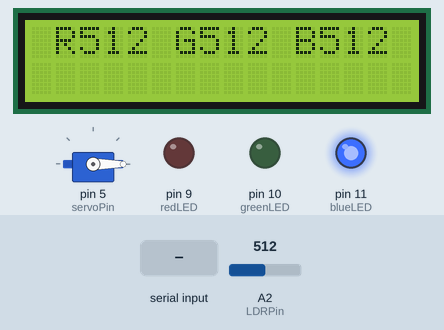
This sketch was run on a simulated Arduino Uno, built with avr-gcc and run on an emulated ATmega328P. On the bench: servo, 16×2 character LCD, output pins drawn as LEDs (lit = HIGH). Dashed ring = blinking. Inputs (shaded band) come from the test bench; at power-on: A2 (LDRPin) = 512. What the sketch prints to the serial monitor is not drawn.

Above: at 3.3 s.
3.9 s: "1" received over Serial
At 5.7 s:
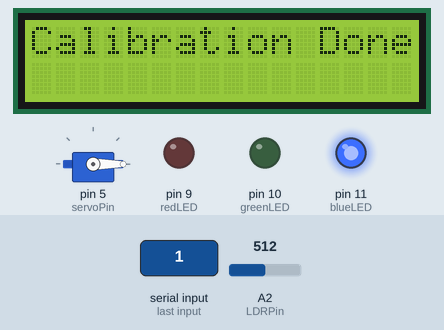
6.4 s: A2 (LDRPin) set to 716
At 8.88 s:
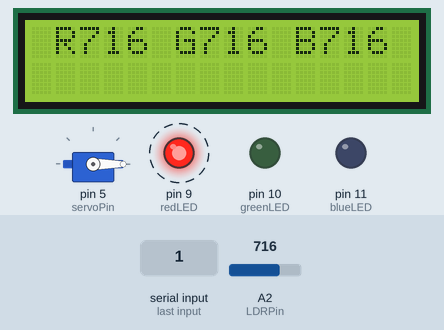
9.2 s: A2 (LDRPin) set to 900
At 10.99 s:
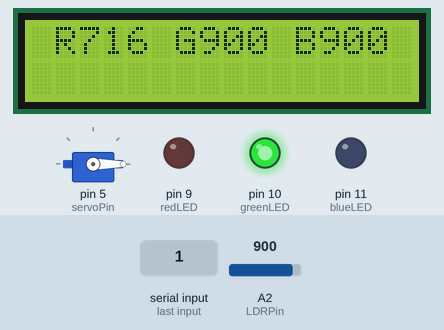
11.8 s: A2 (LDRPin) set to 1023
At 15.1 s:
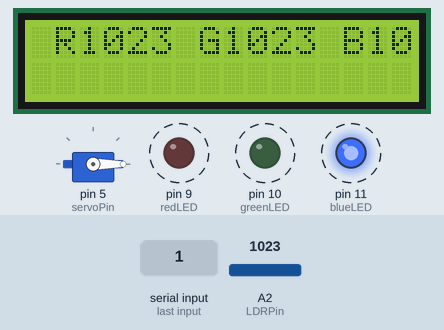
Timing chart, 0 to 15.8 s (numbered marks = the images above; inputs shaded):
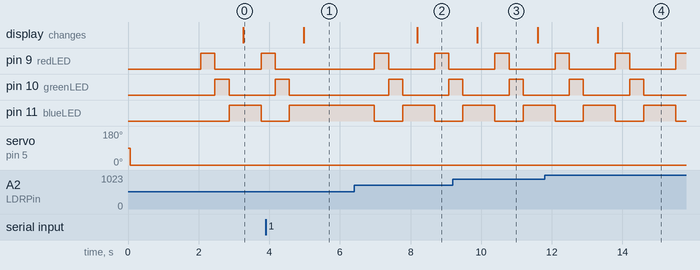

Measured:
- after the input at 3.9 s, pin 9 (redLED): goes on until 4.2 s, then stays LOW; pin 10 (greenLED): goes on until 4.6 s, then stays LOW; pin 11 (blueLED): goes on until 4.6 s, then stays HIGH; the display: changes after 1.1 s (image 1)
- after the input at 6.4 s, the display: changes after 1.8 s (image 2)
- after the input at 9.2 s, the display: changes after 0.69 s (image 3)
- after the input at 11.8 s, the display: changes after 1.5 s (image 4)
- what the display in image 3 shows lasts 1.7 s, from 9.9 s to 11.6 s

The sketch:

Q3.ino
```cpp
#include <Servo.h>
#include <LiquidCrystal.h>
Servo servoMotor;

// Define the pins for the LED colors and LDR
const int redLED = 9;
const int greenLED = 10;
const int blueLED = 11;
const int LDRPin = A2;  // LDR connected to an analog pin

int servoPin = 5;  // Servo motor connected to pin 6

LiquidCrystal lcd(2,3,4,8,12,13); // Initialize LCD with appropriate pins

void setup() {
  servoMotor.attach(servoPin);  // Attach the servo motor
  lcd.begin(16, 2);  // Set up LCD with 16 columns and 2 rows
  Serial.begin(9600);  // Start serial communication for debugging
}

void rotateServoToWhitePatch() {
  servoMotor.write(0);
  delay(1000);
}

int readLDR() {
  delay(100);
  return analogRead(LDRPin);
}

void shineColor(int red, int green, int blue) {
  analogWrite(redLED, red);
  analogWrite(greenLED, green);
  analogWrite(blueLED, blue);
}

void ManualCalibrate() {
  rotateServoToWhitePatch();
  delay(1000);

  while (true) {
      // Step 1: Shine red, green, and blue colors individually
    int redValue, greenValue, blueValue;

    // Shine red
    shineColor(255, 0, 0);
    delay(100);
    redValue = readLDR();
    redValue = readLDR();
 delay(100);

    // Shine green
    shineColor(0, 255, 0);
    delay(100);
    greenValue = readLDR();
    greenValue = readLDR();
  delay(100);

    // Shine blue
    shineColor(0, 0, 255);
    delay(100);
    blueValue = readLDR();
    blueValue = readLDR();
 delay(100);
    // Step 2: Print the read values to the LCD
    lcd.clear();
    lcd.print(" R"); lcd.print(redValue);
    lcd.print(" G"); lcd.print(greenValue);
    lcd.print(" B"); lcd.print(blueValue);

    // Step 3: Print values to serial for debugging
    Serial.print("R: "); Serial.print(redValue);
    Serial.print(" G: "); Serial.print(greenValue);
    Serial.print(" B: "); Serial.println(blueValue);
    //Serial.print(" ldr: "); Serial.println( readLDR());
    // Step 4: Wait for stop command (enter '1' in the serial monitor)
    if (Serial.available() > 0) {
      char command = Serial.read();
      if (command == '1') {
        lcd.clear();
        lcd.print("Calibration Done");
        break;
      }
    }

    delay(500);
  }
}

void loop() {
  // Start manual calibration
  ManualCalibrate();

}
```
